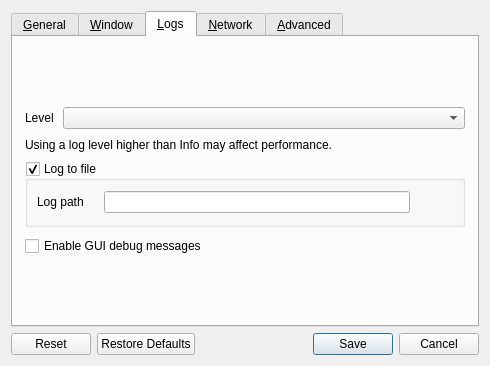
<?xml version="1.0" encoding="UTF-8"?>
<ui version="4.0">
 <class>SettingsDialog</class>
 <widget class="QDialog" name="SettingsDialog">
  <property name="geometry">
   <rect>
    <x>0</x>
    <y>0</y>
    <width>490</width>
    <height>366</height>
   </rect>
  </property>
  <property name="sizePolicy">
   <sizepolicy hsizetype="Maximum" vsizetype="Maximum">
    <horstretch>0</horstretch>
    <verstretch>0</verstretch>
   </sizepolicy>
  </property>
  <property name="windowTitle">
   <string>Preferences</string>
  </property>
  <property name="modal">
   <bool>true</bool>
  </property>
  <layout class="QVBoxLayout" name="verticalLayout_3">
   <item>
    <widget class="QTabWidget" name="tabWidget">
     <property name="currentIndex">
      <number>2</number>
     </property>
     <widget class="QWidget" name="tabGeneral">
      <attribute name="title">
       <string>&amp;General</string>
      </attribute>
      <layout class="QVBoxLayout" name="verticalLayout_6">
       <property name="spacing">
        <number>9</number>
       </property>
       <property name="leftMargin">
        <number>12</number>
       </property>
       <property name="topMargin">
        <number>0</number>
       </property>
       <property name="rightMargin">
        <number>12</number>
       </property>
       <property name="bottomMargin">
        <number>0</number>
       </property>
       <item>
        <spacer name="verticalSpacer_6">
         <property name="orientation">
          <enum>Qt::Orientation::Vertical</enum>
         </property>
         <property name="sizeHint" stdset="0">
          <size>
           <width>20</width>
           <height>0</height>
          </size>
         </property>
        </spacer>
       </item>
       <item>
        <layout class="QHBoxLayout" name="horizontalLayout_3">
         <item>
          <widget class="QLabel" name="lblLanguage">
           <property name="sizePolicy">
            <sizepolicy hsizetype="Maximum" vsizetype="Preferred">
             <horstretch>0</horstretch>
             <verstretch>0</verstretch>
            </sizepolicy>
           </property>
           <property name="text">
            <string>Language</string>
           </property>
          </widget>
         </item>
         <item>
          <widget class="QComboBox" name="comboLanguage"/>
         </item>
        </layout>
       </item>
       <item>
        <widget class="QCheckBox" name="cbAutoUpdate">
         <property name="text">
          <string>Check for updates on startup</string>
         </property>
        </widget>
       </item>
       <item>
        <widget class="QCheckBox" name="cbPreventSleep">
         <property name="text">
          <string>Prevent this computer from going to sleep</string>
         </property>
        </widget>
       </item>
       <item>
        <layout class="QFormLayout" name="formLayout">
         <item row="1" column="1">
          <widget class="QRadioButton" name="rbIconColorful">
           <property name="text">
            <string>Colorful</string>
           </property>
          </widget>
         </item>
         <item row="0" column="1">
          <widget class="QRadioButton" name="rbIconMono">
           <property name="text">
            <string>Monocolor</string>
           </property>
          </widget>
         </item>
         <item row="0" column="0">
          <widget class="QLabel" name="lblTrayIconStyle">
           <property name="text">
            <string>Tray icon style</string>
           </property>
          </widget>
         </item>
        </layout>
       </item>
       <item>
        <spacer name="verticalSpacer_3">
         <property name="orientation">
          <enum>Qt::Orientation::Vertical</enum>
         </property>
         <property name="sizeHint" stdset="0">
          <size>
           <width>20</width>
           <height>0</height>
          </size>
         </property>
        </spacer>
       </item>
      </layout>
     </widget>
     <widget class="QWidget" name="tabWindow">
      <attribute name="title">
       <string>&amp;Window</string>
      </attribute>
      <layout class="QVBoxLayout" name="verticalLayout_14">
       <property name="spacing">
        <number>9</number>
       </property>
       <property name="leftMargin">
        <number>12</number>
       </property>
       <property name="topMargin">
        <number>0</number>
       </property>
       <property name="rightMargin">
        <number>12</number>
       </property>
       <property name="bottomMargin">
        <number>0</number>
       </property>
       <item>
        <spacer name="verticalSpacer_7">
         <property name="orientation">
          <enum>Qt::Orientation::Vertical</enum>
         </property>
         <property name="sizeHint" stdset="0">
          <size>
           <width>20</width>
           <height>0</height>
          </size>
         </property>
        </spacer>
       </item>
       <item>
        <layout class="QFormLayout" name="formLayout_2">
         <property name="labelAlignment">
          <set>Qt::AlignmentFlag::AlignRight|Qt::AlignmentFlag::AlignTrailing|Qt::AlignmentFlag::AlignVCenter</set>
         </property>
         <item row="0" column="0">
          <widget class="QLabel" name="label_3">
           <property name="text">
            <string>When the application starts</string>
           </property>
          </widget>
         </item>
         <item row="0" column="1">
          <widget class="QWidget" name="widget" native="true">
           <layout class="QVBoxLayout" name="verticalLayout_2">
            <item>
             <widget class="QRadioButton" name="rbShowOnStart">
              <property name="text">
               <string>Show the main window</string>
              </property>
             </widget>
            </item>
            <item>
             <widget class="QRadioButton" name="rbAutoHide">
              <property name="text">
               <string>Send to background</string>
              </property>
             </widget>
            </item>
           </layout>
          </widget>
         </item>
         <item row="1" column="0">
          <widget class="QLabel" name="label">
           <property name="text">
            <string>When the main window is closed</string>
           </property>
           <property name="alignment">
            <set>Qt::AlignmentFlag::AlignRight|Qt::AlignmentFlag::AlignTrailing|Qt::AlignmentFlag::AlignVCenter</set>
           </property>
          </widget>
         </item>
         <item row="1" column="1">
          <widget class="QWidget" name="widget_2" native="true">
           <layout class="QVBoxLayout" name="verticalLayout_13">
            <item>
             <widget class="QRadioButton" name="rbExitOnClose">
              <property name="text">
               <string>Exit</string>
              </property>
             </widget>
            </item>
            <item>
             <widget class="QRadioButton" name="rbCloseToTray">
              <property name="text">
               <string>Send to background</string>
              </property>
             </widget>
            </item>
           </layout>
          </widget>
         </item>
        </layout>
       </item>
       <item>
        <widget class="QCheckBox" name="cbShowVersion">
         <property name="text">
          <string>Include version in the window title</string>
         </property>
        </widget>
       </item>
       <item>
        <spacer name="verticalSpacer_11">
         <property name="orientation">
          <enum>Qt::Orientation::Vertical</enum>
         </property>
         <property name="sizeHint" stdset="0">
          <size>
           <width>20</width>
           <height>0</height>
          </size>
         </property>
        </spacer>
       </item>
      </layout>
     </widget>
     <widget class="QWidget" name="tabLog">
      <attribute name="title">
       <string>&amp;Logs</string>
      </attribute>
      <layout class="QVBoxLayout" name="verticalLayout">
       <property name="spacing">
        <number>9</number>
       </property>
       <property name="leftMargin">
        <number>12</number>
       </property>
       <property name="topMargin">
        <number>0</number>
       </property>
       <property name="rightMargin">
        <number>12</number>
       </property>
       <property name="bottomMargin">
        <number>0</number>
       </property>
       <item>
        <spacer name="verticalSpacer_8">
         <property name="orientation">
          <enum>Qt::Orientation::Vertical</enum>
         </property>
         <property name="sizeHint" stdset="0">
          <size>
           <width>20</width>
           <height>0</height>
          </size>
         </property>
        </spacer>
       </item>
       <item>
        <layout class="QHBoxLayout" name="horizontalLayout_4">
         <item>
          <widget class="QLabel" name="lblLogLevel">
           <property name="sizePolicy">
            <sizepolicy hsizetype="Maximum" vsizetype="Fixed">
             <horstretch>0</horstretch>
             <verstretch>0</verstretch>
            </sizepolicy>
           </property>
           <property name="text">
            <string>Level</string>
           </property>
          </widget>
         </item>
         <item>
          <widget class="QComboBox" name="comboLogLevel"/>
         </item>
        </layout>
       </item>
       <item>
        <widget class="QLabel" name="lblDebugWarning">
         <property name="text">
          <string>Using a log level higher than Info may affect performance.</string>
         </property>
         <property name="wordWrap">
          <bool>true</bool>
         </property>
        </widget>
       </item>
       <item>
        <widget class="QGroupBox" name="groupLogToFile">
         <property name="title">
          <string>Log to file</string>
         </property>
         <property name="checkable">
          <bool>true</bool>
         </property>
         <layout class="QHBoxLayout" name="horizontalLayout_2">
          <item>
           <widget class="QWidget" name="widgetLogFilename" native="true">
            <property name="sizePolicy">
             <sizepolicy hsizetype="Preferred" vsizetype="Maximum">
              <horstretch>0</horstretch>
              <verstretch>0</verstretch>
             </sizepolicy>
            </property>
            <layout class="QHBoxLayout" name="_4">
             <property name="spacing">
              <number>3</number>
             </property>
             <property name="leftMargin">
              <number>0</number>
             </property>
             <property name="topMargin">
              <number>0</number>
             </property>
             <property name="rightMargin">
              <number>0</number>
             </property>
             <property name="bottomMargin">
              <number>0</number>
             </property>
             <item>
              <widget class="QLabel" name="labelLogPath">
               <property name="sizePolicy">
                <sizepolicy hsizetype="Preferred" vsizetype="Fixed">
                 <horstretch>0</horstretch>
                 <verstretch>0</verstretch>
                </sizepolicy>
               </property>
               <property name="text">
                <string>Log path</string>
               </property>
              </widget>
             </item>
             <item>
              <spacer name="horizontalSpacer_7">
               <property name="orientation">
                <enum>Qt::Orientation::Horizontal</enum>
               </property>
               <property name="sizeType">
                <enum>QSizePolicy::Policy::Minimum</enum>
               </property>
               <property name="sizeHint" stdset="0">
                <size>
                 <width>17</width>
                 <height>25</height>
                </size>
               </property>
              </spacer>
             </item>
             <item>
              <widget class="QLineEdit" name="lineLogFilename">
               <property name="enabled">
                <bool>true</bool>
               </property>
               <property name="sizePolicy">
                <sizepolicy hsizetype="Expanding" vsizetype="Fixed">
                 <horstretch>0</horstretch>
                 <verstretch>0</verstretch>
                </sizepolicy>
               </property>
              </widget>
             </item>
             <item>
              <widget class="QPushButton" name="btnBrowseLog">
               <property name="enabled">
                <bool>true</bool>
               </property>
               <property name="cursor">
                <cursorShape>PointingHandCursor</cursorShape>
               </property>
               <property name="text">
                <string/>
               </property>
               <property name="icon">
                <iconset theme="document-open"/>
               </property>
               <property name="flat">
                <bool>true</bool>
               </property>
              </widget>
             </item>
            </layout>
           </widget>
          </item>
         </layout>
        </widget>
       </item>
       <item>
        <widget class="QCheckBox" name="cbGuiDebug">
         <property name="text">
          <string>Enable GUI debug messages</string>
         </property>
        </widget>
       </item>
       <item>
        <spacer name="verticalSpacer_4">
         <property name="orientation">
          <enum>Qt::Orientation::Vertical</enum>
         </property>
         <property name="sizeHint" stdset="0">
          <size>
           <width>20</width>
           <height>0</height>
          </size>
         </property>
        </spacer>
       </item>
      </layout>
     </widget>
     <widget class="QWidget" name="tabNetwork">
      <attribute name="title">
       <string>&amp;Network</string>
      </attribute>
      <layout class="QVBoxLayout" name="verticalLayout_7">
       <property name="spacing">
        <number>9</number>
       </property>
       <property name="leftMargin">
        <number>12</number>
       </property>
       <property name="topMargin">
        <number>0</number>
       </property>
       <property name="rightMargin">
        <number>12</number>
       </property>
       <property name="bottomMargin">
        <number>0</number>
       </property>
       <item>
        <spacer name="verticalSpacer_9">
         <property name="orientation">
          <enum>Qt::Orientation::Vertical</enum>
         </property>
         <property name="sizeHint" stdset="0">
          <size>
           <width>20</width>
           <height>0</height>
          </size>
         </property>
        </spacer>
       </item>
       <item>
        <layout class="QHBoxLayout" name="horizontalLayout">
         <item>
          <widget class="QLabel" name="lblNetworkIp">
           <property name="sizePolicy">
            <sizepolicy hsizetype="Maximum" vsizetype="Fixed">
             <horstretch>0</horstretch>
             <verstretch>0</verstretch>
            </sizepolicy>
           </property>
           <property name="text">
            <string>Network IP</string>
           </property>
          </widget>
         </item>
         <item>
          <widget class="QComboBox" name="comboInterface">
           <property name="sizePolicy">
            <sizepolicy hsizetype="Maximum" vsizetype="Fixed">
             <horstretch>0</horstretch>
             <verstretch>0</verstretch>
            </sizepolicy>
           </property>
           <item>
            <property name="text">
             <string>Automatic</string>
            </property>
           </item>
          </widget>
         </item>
         <item>
          <spacer name="horizontalSpacer">
           <property name="orientation">
            <enum>Qt::Orientation::Horizontal</enum>
           </property>
           <property name="sizeType">
            <enum>QSizePolicy::Policy::Expanding</enum>
           </property>
           <property name="sizeHint" stdset="0">
            <size>
             <width>25</width>
             <height>20</height>
            </size>
           </property>
          </spacer>
         </item>
        </layout>
       </item>
       <item>
        <layout class="QHBoxLayout" name="horizontalLayout_6">
         <item>
          <widget class="QLabel" name="lblPort">
           <property name="sizePolicy">
            <sizepolicy hsizetype="Maximum" vsizetype="Fixed">
             <horstretch>0</horstretch>
             <verstretch>0</verstretch>
            </sizepolicy>
           </property>
           <property name="text">
            <string>Port</string>
           </property>
          </widget>
         </item>
         <item>
          <widget class="QSpinBox" name="sbPort">
           <property name="enabled">
            <bool>true</bool>
           </property>
           <property name="sizePolicy">
            <sizepolicy hsizetype="Maximum" vsizetype="Fixed">
             <horstretch>0</horstretch>
             <verstretch>0</verstretch>
            </sizepolicy>
           </property>
           <property name="maximum">
            <number>65535</number>
           </property>
           <property name="value">
            <number>24800</number>
           </property>
          </widget>
         </item>
         <item>
          <spacer name="horizontalSpacer_3">
           <property name="orientation">
            <enum>Qt::Orientation::Horizontal</enum>
           </property>
           <property name="sizeHint" stdset="0">
            <size>
             <width>40</width>
             <height>20</height>
            </size>
           </property>
          </spacer>
         </item>
        </layout>
       </item>
       <item>
        <widget class="QGroupBox" name="groupSecurity">
         <property name="sizePolicy">
          <sizepolicy hsizetype="Preferred" vsizetype="Maximum">
           <horstretch>0</horstretch>
           <verstretch>0</verstretch>
          </sizepolicy>
         </property>
         <property name="title">
          <string>Enable TLS Encryption</string>
         </property>
         <property name="checkable">
          <bool>true</bool>
         </property>
         <property name="checked">
          <bool>false</bool>
         </property>
         <layout class="QVBoxLayout" name="_11">
          <item>
           <widget class="QWidget" name="widgetTlsCert" native="true">
            <layout class="QHBoxLayout" name="_12">
             <property name="leftMargin">
              <number>0</number>
             </property>
             <property name="topMargin">
              <number>0</number>
             </property>
             <property name="rightMargin">
              <number>0</number>
             </property>
             <property name="bottomMargin">
              <number>0</number>
             </property>
             <item>
              <widget class="QLabel" name="lblTlsCertInfo">
               <property name="text">
                <string notr="true"/>
               </property>
              </widget>
             </item>
             <item>
              <widget class="QLabel" name="lblTlsCert">
               <property name="sizePolicy">
                <sizepolicy hsizetype="Preferred" vsizetype="Fixed">
                 <horstretch>0</horstretch>
                 <verstretch>0</verstretch>
                </sizepolicy>
               </property>
               <property name="text">
                <string>Certificate</string>
               </property>
              </widget>
             </item>
             <item>
              <widget class="QLineEdit" name="lineTlsCertPath">
               <property name="minimumSize">
                <size>
                 <width>0</width>
                 <height>0</height>
                </size>
               </property>
              </widget>
             </item>
             <item>
              <widget class="QPushButton" name="btnTlsCertPath">
               <property name="cursor">
                <cursorShape>PointingHandCursor</cursorShape>
               </property>
               <property name="text">
                <string/>
               </property>
               <property name="icon">
                <iconset theme="document-open"/>
               </property>
               <property name="flat">
                <bool>true</bool>
               </property>
              </widget>
             </item>
            </layout>
           </widget>
          </item>
          <item>
           <layout class="QHBoxLayout" name="horizontalLayout_5">
            <property name="topMargin">
             <number>0</number>
            </property>
            <item>
             <widget class="QLabel" name="lblTlsKeyLength">
              <property name="sizePolicy">
               <sizepolicy hsizetype="Preferred" vsizetype="Fixed">
                <horstretch>0</horstretch>
                <verstretch>0</verstretch>
               </sizepolicy>
              </property>
              <property name="text">
               <string>Key length</string>
              </property>
             </widget>
            </item>
            <item>
             <widget class="QComboBox" name="comboTlsKeyLength">
              <item>
               <property name="text">
                <string notr="true">2048</string>
               </property>
              </item>
              <item>
               <property name="text">
                <string notr="true">4096</string>
               </property>
              </item>
             </widget>
            </item>
            <item>
             <spacer name="horizontalSpacer_2">
              <property name="orientation">
               <enum>Qt::Orientation::Horizontal</enum>
              </property>
              <property name="sizeHint" stdset="0">
               <size>
                <width>40</width>
                <height>20</height>
               </size>
              </property>
             </spacer>
            </item>
            <item>
             <widget class="QPushButton" name="btnTlsRegenCert">
              <property name="text">
               <string>Regenerate certificate</string>
              </property>
              <property name="icon">
               <iconset theme="view-refresh"/>
              </property>
             </widget>
            </item>
           </layout>
          </item>
          <item>
           <widget class="QCheckBox" name="cbRequireClientCert">
            <property name="text">
             <string>Require client certificates</string>
            </property>
           </widget>
          </item>
          <item>
           <spacer name="verticalSpacer_2">
            <property name="orientation">
             <enum>Qt::Orientation::Vertical</enum>
            </property>
            <property name="sizeHint" stdset="0">
             <size>
              <width>20</width>
              <height>0</height>
             </size>
            </property>
           </spacer>
          </item>
         </layout>
        </widget>
       </item>
       <item>
        <spacer name="verticalSpacer_5">
         <property name="orientation">
          <enum>Qt::Orientation::Vertical</enum>
         </property>
         <property name="sizeHint" stdset="0">
          <size>
           <width>20</width>
           <height>0</height>
          </size>
         </property>
        </spacer>
       </item>
      </layout>
     </widget>
     <widget class="QWidget" name="tabAdvanced">
      <attribute name="title">
       <string>&amp;Advanced</string>
      </attribute>
      <layout class="QVBoxLayout" name="verticalLayout_4">
       <property name="spacing">
        <number>9</number>
       </property>
       <property name="leftMargin">
        <number>12</number>
       </property>
       <property name="topMargin">
        <number>0</number>
       </property>
       <property name="rightMargin">
        <number>12</number>
       </property>
       <property name="bottomMargin">
        <number>0</number>
       </property>
       <item>
        <spacer name="verticalSpacer_10">
         <property name="orientation">
          <enum>Qt::Orientation::Vertical</enum>
         </property>
         <property name="sizeHint" stdset="0">
          <size>
           <width>20</width>
           <height>0</height>
          </size>
         </property>
        </spacer>
       </item>
       <item>
        <widget class="QGroupBox" name="groupService">
         <property name="enabled">
          <bool>true</bool>
         </property>
         <property name="title">
          <string>Use background service (daemon)</string>
         </property>
         <property name="checkable">
          <bool>true</bool>
         </property>
         <property name="checked">
          <bool>false</bool>
         </property>
         <layout class="QGridLayout" name="_6">
          <item row="1" column="0">
           <widget class="QCheckBox" name="cbElevateDaemon">
            <property name="text">
             <string>Always run as system (work at login screen and UAC)</string>
            </property>
            <property name="autoExclusive">
             <bool>false</bool>
            </property>
           </widget>
          </item>
         </layout>
        </widget>
       </item>
       <item>
        <layout class="QFormLayout" name="formLayout_3">
         <property name="fieldGrowthPolicy">
          <enum>QFormLayout::FieldGrowthPolicy::ExpandingFieldsGrow</enum>
         </property>
         <property name="rowWrapPolicy">
          <enum>QFormLayout::RowWrapPolicy::DontWrapRows</enum>
         </property>
         <property name="labelAlignment">
          <set>Qt::AlignmentFlag::AlignLeading|Qt::AlignmentFlag::AlignLeft|Qt::AlignmentFlag::AlignVCenter</set>
         </property>
         <property name="formAlignment">
          <set>Qt::AlignmentFlag::AlignHCenter|Qt::AlignmentFlag::AlignTop</set>
         </property>
         <item row="0" column="0">
          <widget class="QCheckBox" name="cbRunEnterCommand">
           <property name="text">
            <string>Run command on enter</string>
           </property>
          </widget>
         </item>
         <item row="0" column="1">
          <widget class="QLineEdit" name="lineCommandEnter"/>
         </item>
         <item row="1" column="0">
          <widget class="QCheckBox" name="cbRunExitCommand">
           <property name="text">
            <string>Run command on exit</string>
           </property>
          </widget>
         </item>
         <item row="1" column="1">
          <widget class="QLineEdit" name="lineCommandExit"/>
         </item>
        </layout>
       </item>
       <item>
        <spacer name="verticalSpacer">
         <property name="orientation">
          <enum>Qt::Orientation::Vertical</enum>
         </property>
         <property name="sizeHint" stdset="0">
          <size>
           <width>20</width>
           <height>0</height>
          </size>
         </property>
        </spacer>
       </item>
      </layout>
     </widget>
    </widget>
   </item>
   <item>
    <widget class="QDialogButtonBox" name="buttonBox">
     <property name="orientation">
      <enum>Qt::Orientation::Horizontal</enum>
     </property>
     <property name="standardButtons">
      <set>QDialogButtonBox::StandardButton::Cancel|QDialogButtonBox::StandardButton::Reset|QDialogButtonBox::StandardButton::RestoreDefaults|QDialogButtonBox::StandardButton::Save</set>
     </property>
    </widget>
   </item>
  </layout>
 </widget>
 <resources/>
 <connections/>
</ui>
